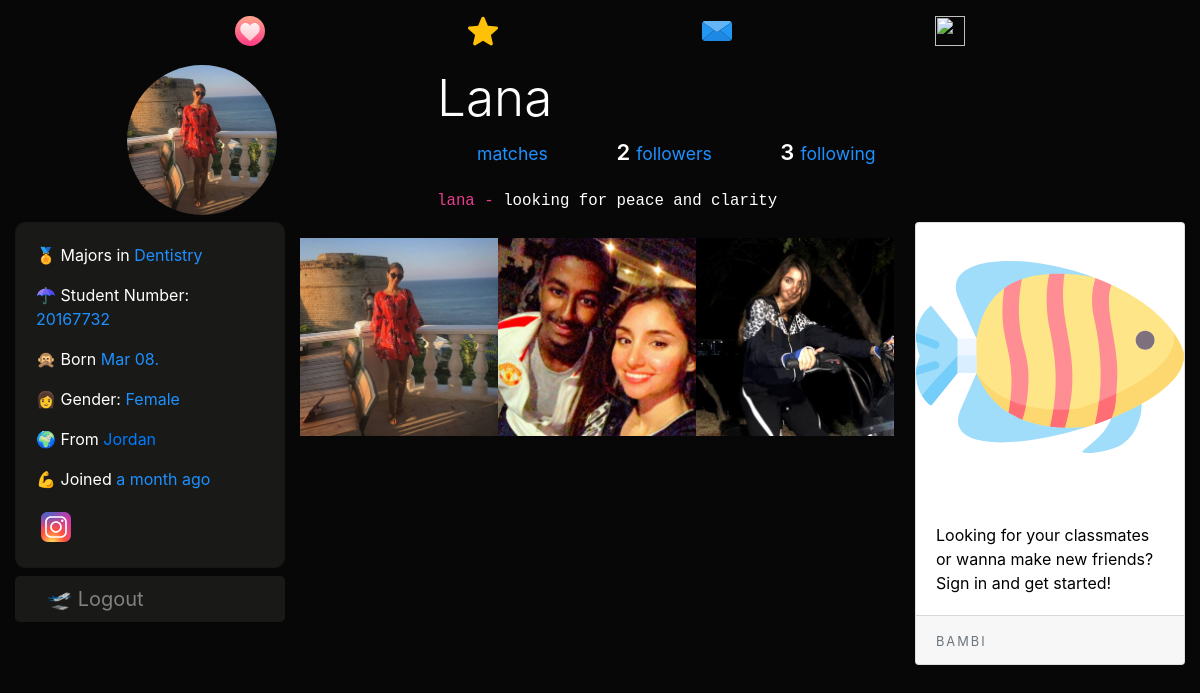
The app's page /lana, older data.
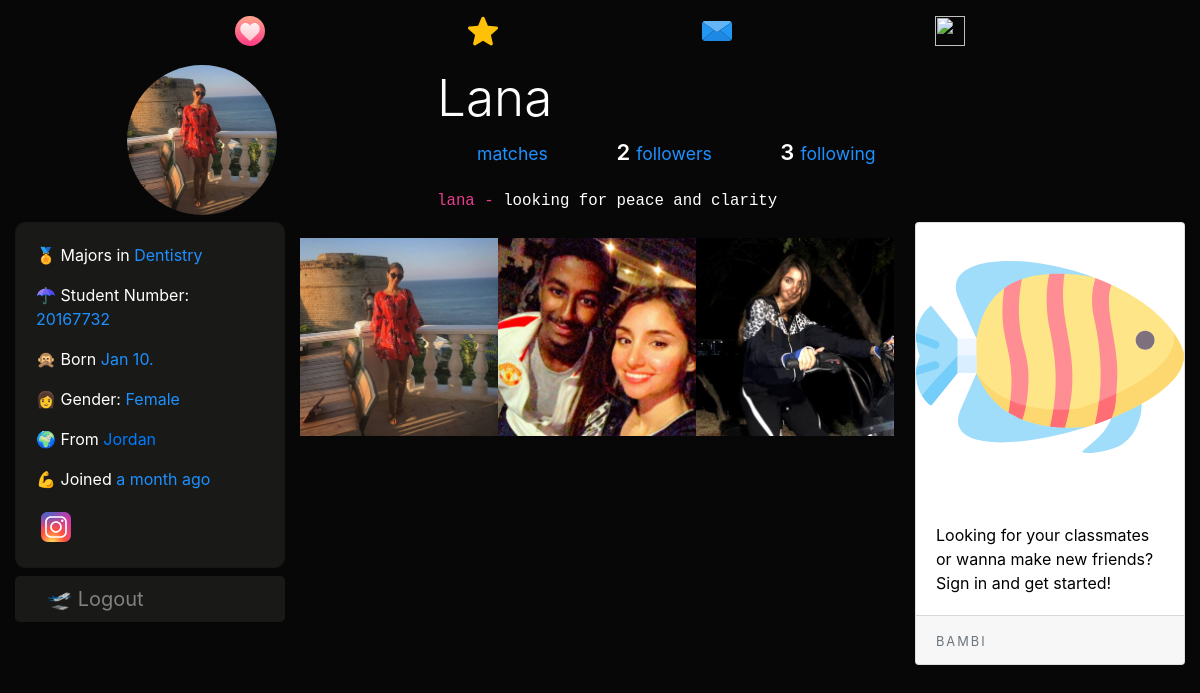
The same page, newer data.
### dating/models.py (models this page shows, shortened)
class User(db.Model, UserMixin):
	id = db.Column(db.Integer, primary_key=True)
	username = db.Column(db.String(20), unique=True, nullable=False)
	email = db.Column(db.String(120), unique=True, nullable=True)
	dp = db.Column(db.String(20), nullable=False, default='default.jpg')
	dp2 = db.Column(db.String(20), nullable=False, default='flip.png')
	dp3 = db.Column(db.String(20), nullable=False, default='plane.png')
	password = db.Column(db.String(60), nullable=False)
	last_seen = db.Column(db.DateTime, default=datetime.utcnow)
	date_joined = db.Column(db.DateTime, nullable=False, default=datetime.utcnow)
	department = db.Column(db.String(20), nullable=False)
	student_number = db.Column(db.Integer(), unique=True, nullable=True)
	age = db.Column(db.DateTime, nullable=False)
	gender = db.Column(db.String(20), nullable=False)
	country = db.Column(db.String(20), default="Cyprus", nullable=True)
	bio = db.Column(db.String(120), nullable=True)
	private = db.Column(db.Boolean, default=False, nullable=False)
	snapchat = db.Column(db.String(20), default="snapchat", nullable=True)
	instagram = db.Column(db.String(20), default="instagram", nullable=True)
	followed = db.relationship(
		'User', secondary=followers,
		primaryjoin=(followers.c.follower_id == id),
		secondaryjoin=(followers.c.followed_id == id),
		backref=db.backref('followers', lazy='dynamic'), lazy='dynamic')
	messages_sent = db.relationship('Message',
									foreign_keys='Message.sender_id',
									backref='author', lazy='dynamic')
	messages_received = db.relationship('Message',
										foreign_keys='Message.recipient_id',
										backref='recipient', lazy='dynamic')
	last_message_read_time = db.Column(db.DateTime)
	def birthday(self):
		if self.age.month == datetime.today().month:
			if self.age.day == datetime.today().day:
				return True

### dating/routes.py (the view, shortened to what this page needs)
@app.route("/<string:username>", methods=['GET', 'POST'])
def user_posts(username):
	username = username.lower()
	user = User.query.filter_by(username=username).first_or_404()
	return render_template('user_posts.html', user=user, title=user.username.title())

### dating/routes.py (called while the page is built)
@app.before_request
def before_request():
	if current_user.is_authenticated:
		current_user.last_seen = datetime.utcnow()
		db.session.commit()

### dating/templates/user_posts.html (shortened to what the changed rows need)
{% extends "layout.html" %}
{% block content %}
<div class="container-fluid">
  <section style="padding-top: 5px;">
    <div class="profile">
      <div class="profile-image">
        <img src="{{ url_for('static', filename='profile_pics/' + user.dp) }}" alt="" class="profile-thumbnail" style="width:150px;height:150px;">
      </div>
      <div class="profile-user-settings" style="display:flex;">
        <h2 class="profile-user-name">{{user.username.title()}}
        </h2>
      </div>
      <div class="profile-bio">
        <p class="mb-2" style="font-size:18px;">
            <code>{{user.username}} - </code>
            {% if user.bio %}
            <code style="color:#fff;">{{user.bio | safe}}</code>
            {% else %}
            <code style="color:#fff;">hey there, lets be friends 🤗</code>
            {%endif%}
            <br>
        </p>
      </div>
    </div>
</section>
  <div class="row">
    <div class="col-lg-3">
    <div class="card about mb-2" style="color:#fff;background:#191917;border-radius:10px;">
    <div class="card-body">
      <p> 🏅 Majors in <span>{{user.department}}</span></p>
      {% if user.student_number %}
      <p> ☂ Student Number: <span>{{user.student_number}}</span></p>
      {% endif %}
      <p> 🙊 Born
        <span>
          {% if current_user.is_authenticated %}
            {{user.age.strftime('%a, %b %d %Y.')}}
          {% else %}
            {{user.age.strftime(' %b %d. ')}}
          {% endif %}
        </span></p>
      <p> {% if user.gender == 'male' %} 👨 {% else %}👩 {% endif %} Gender: <span>{{user.gender.title()}}</span></p>
      {% if user.country %}
      <p> 🌍 From <a href="https://www.google.com/maps?q={{user.country.title()}}" target="_blank">
      {{user.country.title()}}</a></p>
      {% endif %}
      <p> 💪 Joined <span>{{ moment(user.date_joined).fromNow() }}</span></p>
    </div>
  </div>
</div>
    <div class="col-lg-6">
      <div class="row mt-3">
        <img src="{{ url_for('static', filename='profile_pics/' + user.dp) }}" alt="default profile" class="profile-thumbnail" style="width:33%;max-height:400px;">
        <img src="{{ url_for('static', filename='profile_pics/' + user.dp2) }}" alt="default profile" class="profile-thumbnail" style="width:33%;max-height:400px;">
        <img src="{{ url_for('static', filename='profile_pics/' + user.dp3) }}" alt="default profile" class="profile-thumbnail" style="width:33%;max-height:400px;">
      </div>
</div>
      </div>
{% endblock content %}

Row changes from the older to the newer data that the page shows:
changed User "Lana": age "Mar 08." → "Jan 10."
